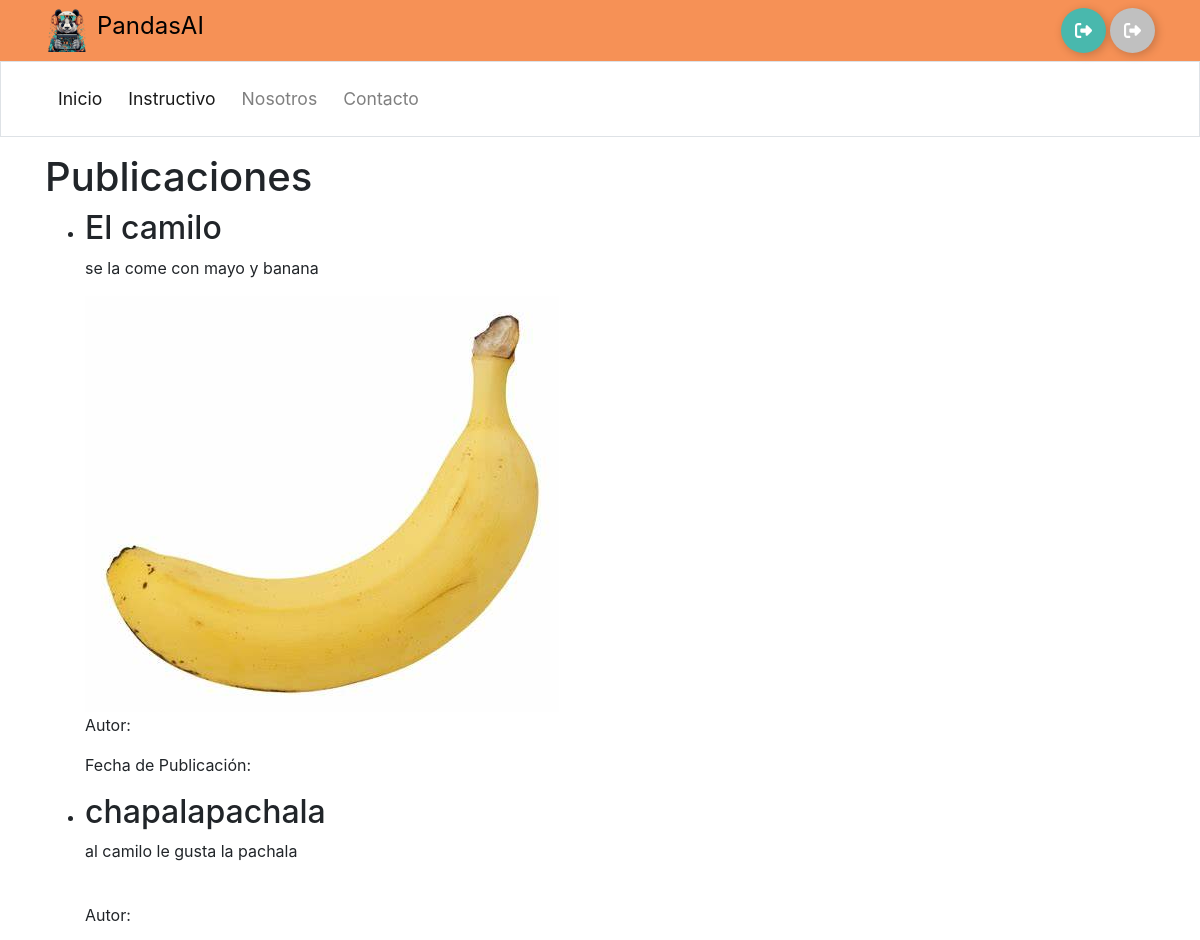
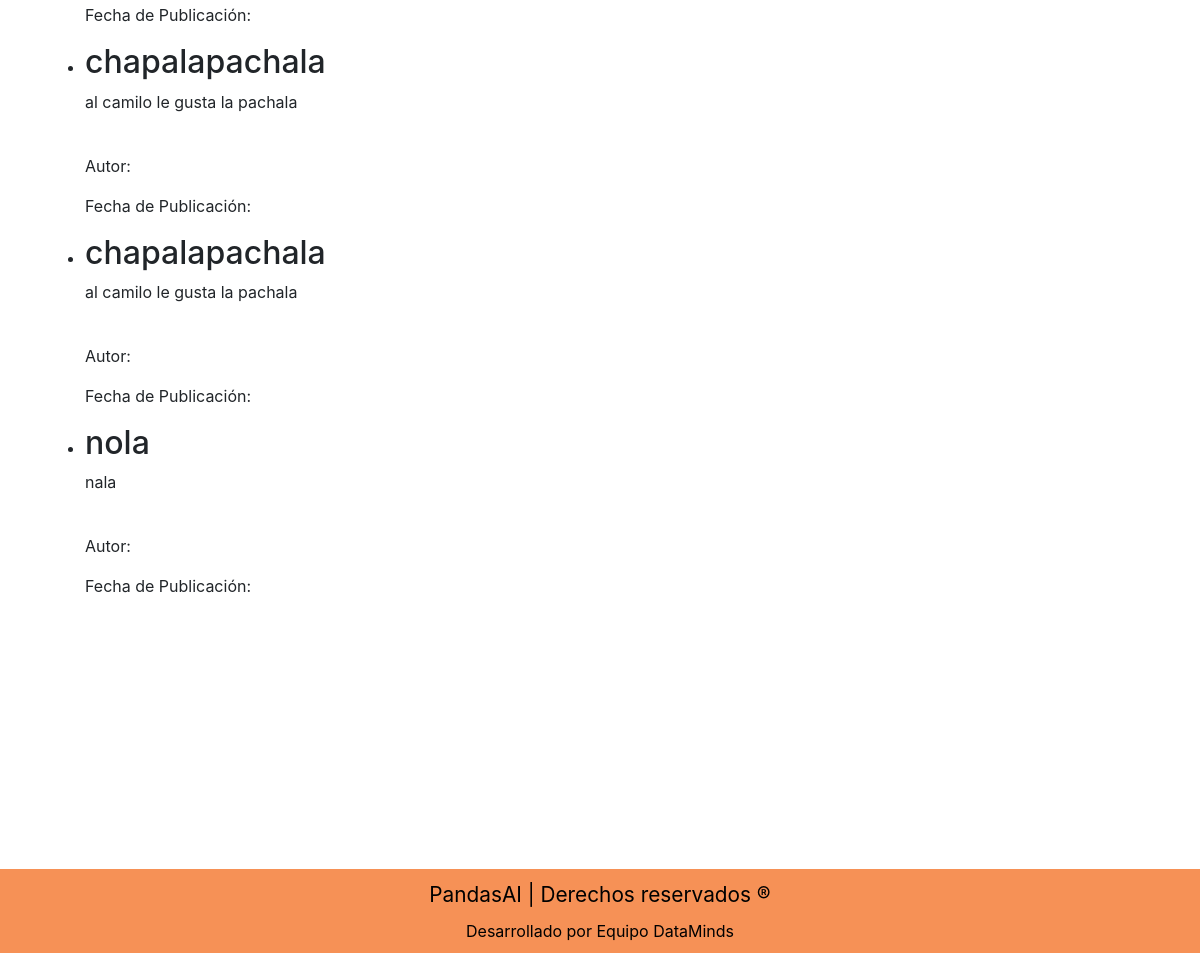
The app's page /, older data (2 pictures, top to bottom).
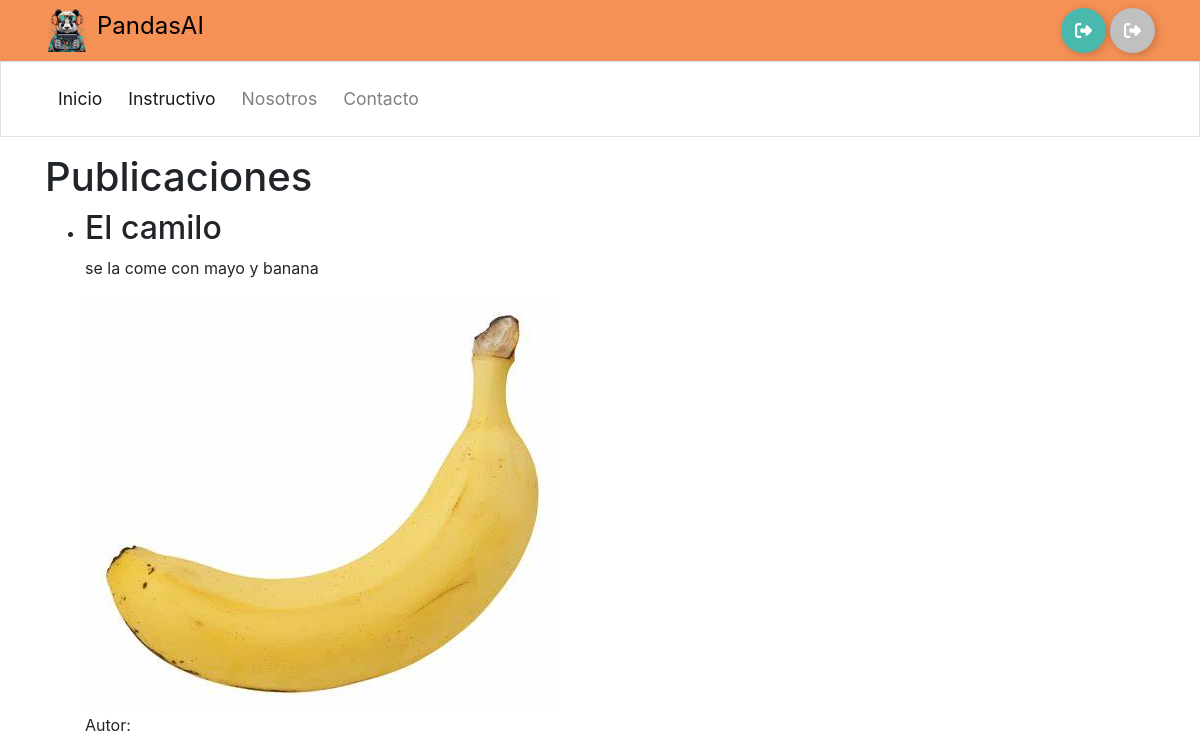
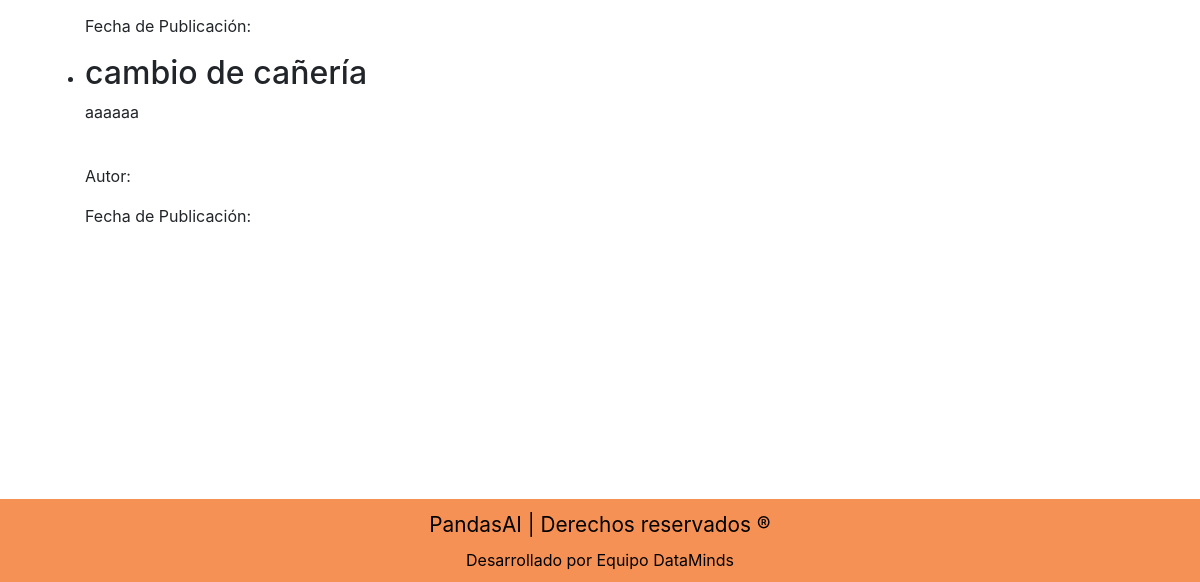
The same page, newer data (2 pictures, top to bottom).
### home/models.py (models this page shows, shortened)
class Publicacion(models.Model):
    titulo = models.CharField(max_length=200)
    contenido = models.TextField()
    imagen = models.ImageField(upload_to='imagenes/')

### home/views.py (the view)
# urls.py: 2. Add a URL to urlpatterns:  path('', views.home, name='home')
def home(request):
    publicaciones = Publicacion.objects.all()
    return render(request, 'home/home.html', {'publicaciones': publicaciones})

### templates/home/home.html
{% extends "base/layout.html" %}
{% block content %}
<body>
    <div>
        <h1>Publicaciones</h1>
        <ul>
            {% for publicacion in publicaciones %}
                <li>
                    <h2>{{ publicacion.titulo }}</h2>
                    <p>{{ publicacion.contenido }}</p>
                    <img src="{{ publicacion.imagen }}">
                    <p>Autor: {{ publicacion.autor }}</p>
                    <p>Fecha de Publicación: {{ publicacion.fecha_publicacion }}</p>
                </li>
            {% endfor %}
        </ul>
    </div>
</body>
{% endblock %}

### templates/base/layout.html (shortened to what this page needs)
{% load static %}
<!doctype html>
<html lang="es">
<head>
    <link rel="stylesheet" href="https://stackpath.bootstrapcdn.com/bootstrap/4.3.1/css/bootstrap.min.css"
>
    <link rel="stylesheet" href="{% static 'style.css' %}">
</head>
<body>
    <header class="" style="background-color: rgb(246,145,86);">
        <div class="container d-flex py-2">
        <img src="{% static 'images/logopanda.png' %}" alt="Logo de PandasAI" class="mr-2" style="height: 44px;">
            <a class="m-0 p-0 nav-logo" href="/" style="color: black;">
                PandasAI
            </a>
                <div class="float-right ml-auto">
                {% if user.is_authenticated %}
                <div class="SaludoUser" style="display: inline-block;">
                    <p style="color:white;">Hola, {{ user.username }} </p>
                    <p style="color:white;">Tu nivel es: {{ user.nivel }} </p>
                </div>
                <div class="buttonLogOut" style="display: inline-block;">
                    <button class="Btn btnlgo">
                        <div class="sign"><svg viewBox="0 0 512 512"><path d="M377.9 105.9L500.7 228.7c7.2 7.2 11.3 17.1 11.3 27.3s-4.1 20.1-11.3 27.3L377.9 406.1c-6.4 6.4-15 9.9-24 9.9c-18.7 0-33.9-15.2-33.9-33.9l0-62.1-128 0c-17.7 0-32-14.3-32-32l0-64c0-17.7 14.3-32 32-32l128 0 0-62.1c0-18.7 15.2-33.9 33.9-33.9c9 0 17.6 3.6 24 9.9zM160 96L96 96c-17.7 0-32 14.3-32 32l0 256c0 17.7 14.3 32 32 32l64 0c17.7 0 32 14.3 32 32s-14.3 32-32 32l-64 0c-53 0-96-43-96-96L0 128C0 75 43 32 96 32l64 0c17.7 0 32 14.3 32 32s-14.3 32-32 32z"></path></svg></div>
                        <div class="text"><a href="{% url 'cerrar_sesion' %}"style="color:white;">LogOut</a></div>
                    </button>
                </div>
                {% else %}
                <div class="buttonLogIn" style="display: inline-block;">
                    <button class="Btn btnlgi">
                        <div class="sign"></div>
                    </button>
                </div>
                <div class="buttonRegister" style="display: inline-block;">
                    <button class="Btn btnreg">
                        <div class="sign"></div>
                    </button>
                </div>
                {% endif %}
                </div>
        </div>
    </header>
    <nav class="navbar navbar-expand-md navbar-light border">
        <div class="container py-2 ">
            <div class="collapse navbar-collapse" id="collapsibleNavId">
                <ul class="navbar-nav mr-auto mt-2 mt-lg-0">
                    <li class="nav-item active">
                        <a class="nav-link" href="/">Inicio</a>
                    </li>
                    <li class="nav-item active">
                        <a class="nav-link" href="{% url 'listar_instrucciones' %}">Instructivo</a>
                    </li>
                    <li class="nav-item">
                        <a class="nav-link" href="{% url 'nosotros' %}">Nosotros</a>
                    </li>
                    <li class="nav-item">
                        <a class="nav-link" href="mailto:datamindscontact@gmail.com">Contacto</a>
                    </li>
                </ul>
            </div>
        </div>
    </nav>
    <main class="container my-3">
        {% block content %}
        {% endblock %}
    </main>
    <footer class="footerstyle">
        <div class="container">
            <p class="p-0 m-0 mb-2 logo-empresa-footer" style="color: black;">PandasAI | Derechos reservados &reg;</p>
            <p class="p-0 m-0 mx-5" style="color: black;">Desarrollado por Equipo DataMinds</p>
        </div>
    </footer>
</body>
</html>

### static/style.css (style rules this page uses)
nav { background-color: transparent; }
.nav-logo { font-size: 1.5em; }
.logo-empresa-footer { font-size: 1.3em; }
.nav-link { font-size: 1.1em; margin: 0 5px; }
a { text-decoration: none !important; }
.sign { width: 100%; transition-duration: .3s; display: flex; align-items: center; justify-content: center; }
.sign svg { width: 17px; }
.btnlgi { display: flex; align-items: center; justify-content: flex-start; width: 45px; height: 45px; border: none; border-radius: 50%; cursor: pointer; position: relative; overflow: hidden; transition-duration: .3s; box-shadow: 2px 2px 10px rgba(0, 0, 0, 0.199); background-color: #49b8ad; }
.btnreg { display: flex; align-items: center; justify-content: flex-start; width: 45px; height: 45px; border: none; border-radius: 50%; cursor: pointer; position: relative; overflow: hidden; transition-duration: .3s; box-shadow: 2px 2px 10px rgba(0, 0, 0, 0.199); background-color:silver; }
.footerstyle { background-color: rgb(246,145,86); text-align: center; padding: 10px 0; margin-top: 271px; }

Row changes from the older to the newer data that the page shows:
removed Publicacion: titulo "chapalapachala", contenido "al camilo le gusta la pachala"
removed Publicacion: titulo "chapalapachala", contenido "al camilo le gusta la pachala"
removed Publicacion: titulo "chapalapachala", contenido "al camilo le gusta la pachala"
removed Publicacion: titulo "nola", contenido "nala"
added Publicacion: titulo "cambio de cañería", contenido "aaaaaa"
